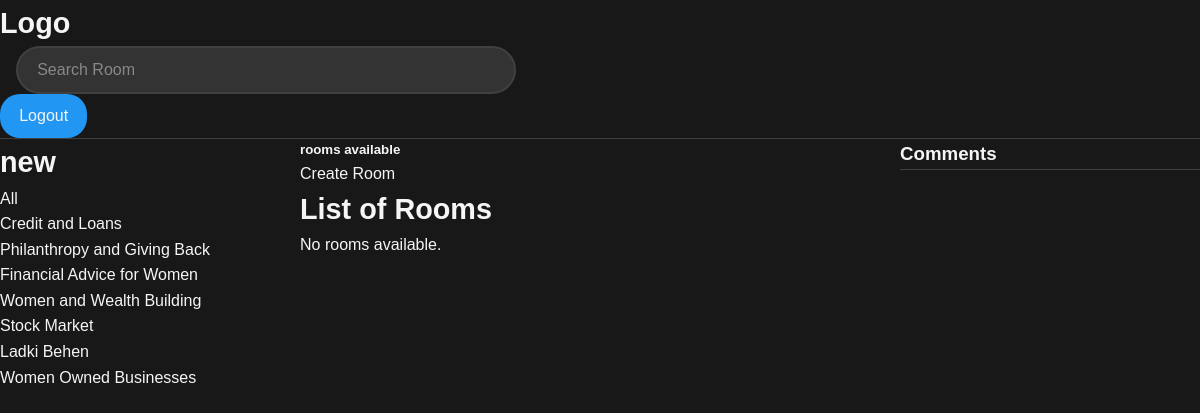
Screenshot of /profile/6/ with the database file from the repository.
### base/models.py (models this page shows, shortened)
class Topic(models.Model):
    name=models.CharField(max_length=200)

### base/views.py (the view)
# urls.py: path("profile/<str:pk>/", views.userprofile, name="user-profile"),
def userprofile(request, pk):
    user = User.objects.get(id=pk)
    rooms=user.room_set.all()
    topics=Topic.objects.all()
    room_messages=user.message_set.all()
    context = {"user": user, "rooms":rooms, "room_messages":room_messages, "topics":topics}
    return render(request, "base/profile.html", context)

### base/templates/base/profile.html (shortened to what this page needs)
{% extends 'main.html' %}
{%block content%}
<div class="container">
    <div>
<h1>{{user.username}}</h1>
{%include 'base/sidebar.html' %}
    </div>
    <div>
{%include 'base/roomsdisplay.html' %}
    </div>
    <div>
{%include 'base/commentdisplay.html' %}
    </div>
</div>
{%endblock%}

### base/templates/base/sidebar.html
<div>
    <a href="{% url 'base:home' %}">All</a>
  </div>
  <ul>
    {% for topic in topics %}
      <li><a href="{% url 'base:home' %}?q={{ topic.name }}">{{ topic.name }}</a></li>
    {% empty %}
      <p>No topics available.</p>
    {% endfor %}
  </ul>

### static/styles/main.css (style rules this page uses)
* { margin: 0; padding: 0; box-sizing: border-box; }
body { font-family: Arial, sans-serif; background-color: #181818; color: #f5f5f5; line-height: 1.6; }
h1 { font-size: 1.8rem; font-weight: 700; color: #f5f5f5; text-decoration: none; }
a { text-decoration: none; color: inherit; transition: color 0.3s ease; }

### base/templates/base/profile.html (style rules this page uses)
.container { display: grid; grid-template-columns:1fr 2fr 1fr; }

### rows the page displays
Topic: name "Credit and Loans"
Topic: name "Philanthropy and Giving Back"
Topic: name "Financial Advice for Women"
Topic: name "Women and Wealth Building"
Topic: name "Stock Market"
Topic: name "Ladki Behen"
Topic: name "Women Owned Businesses"

### other values shown
{{ user.username }} "new"
